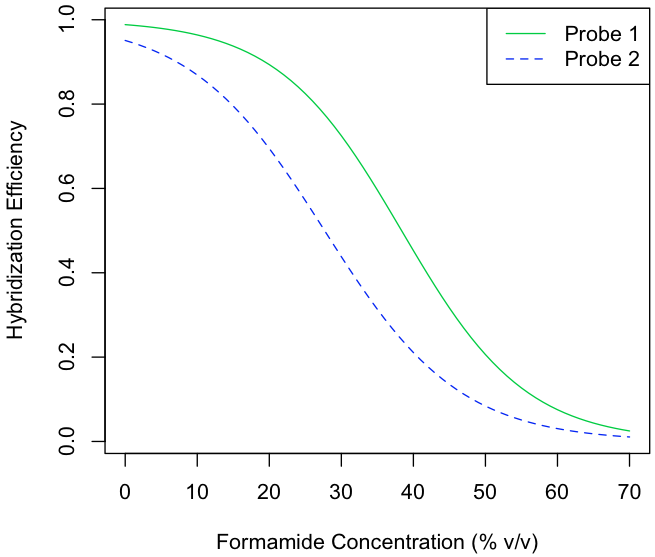

Generate this figure with R:
options(width=54)
library(DECIPHER)

probes <- DNAStringSet(c("AAGGTCGGCCGCTACAAGGT",
	"GATGTCGTCGGTCTCGAC"))
targets <- reverseComplement(probes)

FAs <- 0:70 # % formamide
eff <- matrix(NA,
	nrow=length(FAs),
	ncol=length(probes))

for (i in seq_along(FAs))
	eff[i,] <- CalculateEfficiencyFISH(probes,
		targets,
		46, # temp
		250e-9, # [Po]
		1, # [Na+]
		FAs[i])[, "HybEff"]

matplot(FAs,
	eff,
	type="l",
	ylab="Hybridization Efficiency",
	xlab="Formamide Concentration (% v/v)",
	col=3:4)
legend("topright",
	paste("Probe",
		1:2),
	lty=1:2,
	col=3:4)
